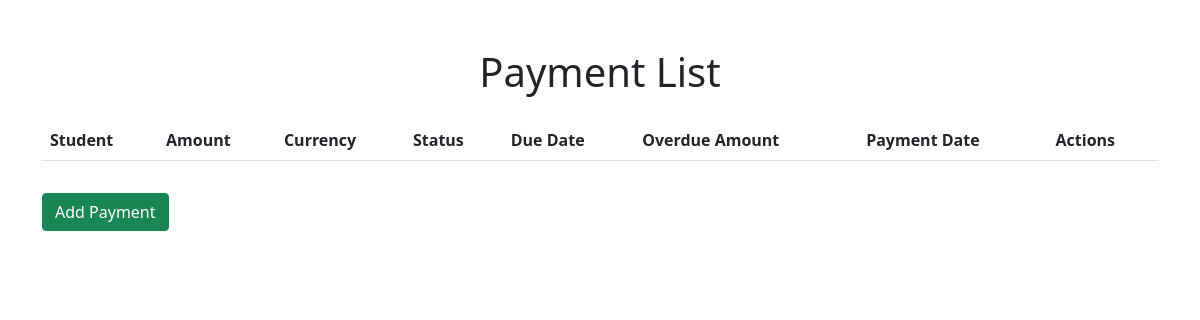
/payments/ (signed in), run on an earlier commit of the app's database.
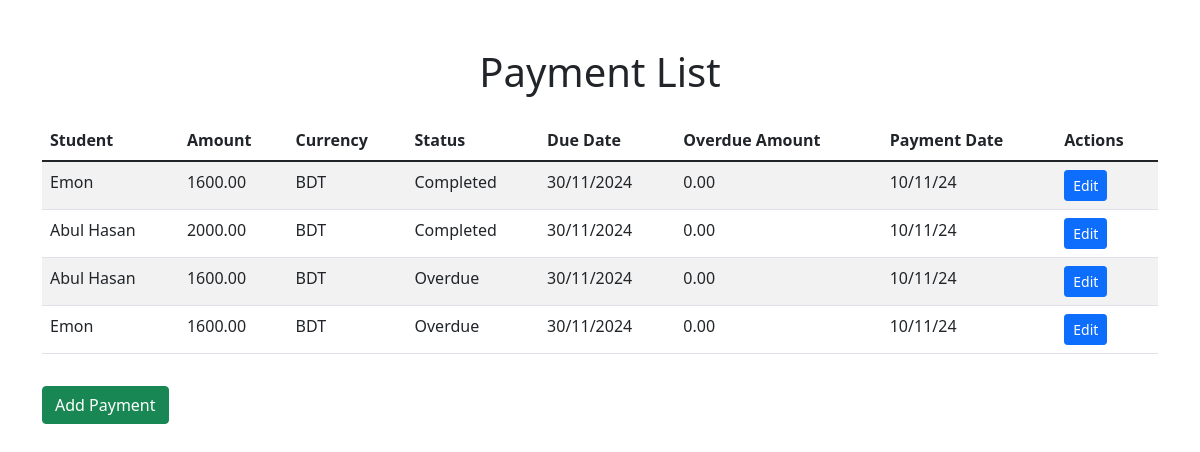
And on a later commit of the database.
### hostel/models.py (models this page shows, shortened)
class Payment(models.Model):
    student = models.ForeignKey(Student, on_delete=models.CASCADE)
    amount = models.DecimalField(max_digits=10, decimal_places=2)
    currency = models.CharField(max_length=3, default='BDT')
    status = models.CharField(max_length=20, choices=[('Pending', 'Pending'), (
        'Completed', 'Completed'), ('Overdue', 'Overdue')], default='Pending')
    payment_date = models.DateTimeField(auto_now_add=True)
    due_date = models.DateField(null=True, blank=True)
    is_due = models.BooleanField(default=False)
    overdue_amount = models.DecimalField(max_digits=10, decimal_places=2)
    reference = models.CharField(max_length=255, blank=True, null=True)

class Student(models.Model):
    name = models.CharField(max_length=100)
    email = models.EmailField(unique=True)
    contact_number = models.CharField(max_length=15)
    nid = models.CharField(max_length=15)
    room = models.ForeignKey(Room, on_delete=models.SET_NULL, null=True)
    def __str__(self):
        return self.name

### hostel/views.py (the view)
# urls.py: path('payments/', PaymentListView.as_view(), name='admin_payment_list'),
@method_decorator(login_required, name='dispatch')
class PaymentListView(ListView):
    model = Payment
    template_name = 'payments/admin_payment_list.html'
    context_object_name = 'payments'

### hostel/templates/payments/admin_payment_list.html (shortened to what this page needs)
<!DOCTYPE html>
<html lang="en">
  <head>
    <link href="https://cdn.jsdelivr.net/npm/bootstrap@5.1.3/dist/css/bootstrap.min.css" rel="stylesheet" />
  </head>
  <body>
    <div class="container mt-5">
      <h1 class="text-center mb-4">Payment List</h1>
      <table class="table table-striped">
        <thead>
          <tr>
            <th>Student</th>
            <th>Amount</th>
            <th>Currency</th>
            <th>Status</th>
            <th>Due Date</th>
            <th>Overdue Amount</th>
            <th>Payment Date</th>
            <th>Actions</th>
          </tr>
        </thead>
        <tbody>
          {% for payment in payments %}
            <tr class="{% if payment.is_due %}table-danger{% endif %}">
              <td>{{ payment.student }}</td>
              <td>{{ payment.amount }}</td>
              <td>{{ payment.currency }}</td>
              <td>{{ payment.status }}</td>
              <td>{{ payment.due_date|date:'d/m/Y' }}</td>
              <td>
                {% if payment.is_due %}
                  {{ payment.overdue_amount }}
                {% else %}
                  0.00
                {% endif %}
              </td>
              <td>{{ payment.payment_date|date:'d/m/y' }}</td>
              <td>
                <a href="{% url 'admin_edit_payment' payment.id %}" class="btn btn-primary btn-sm">Edit</a>
              </td>
            </tr>
          {% endfor %}
        </tbody>
      </table>
      <a href="{% url 'admin_add_payment' %}" class="btn btn-success mt-3">Add Payment</a>
    </div>
  </body>
</html>

What changed in the data, as far as the page shows it:
added Payment: student "Emon", amount "1600.00", currency "BDT", status "Completed", due_date "30/11/2024", is_due "0.00", payment_date "10/11/24"
added Payment: student "Abul Hasan", amount "2000.00", currency "BDT", status "Completed", due_date "30/11/2024", is_due "0.00", payment_date "10/11/24"
added Payment: student "Abul Hasan", amount "1600.00", currency "BDT", status "Overdue", due_date "30/11/2024", is_due "0.00", payment_date "10/11/24"
added Payment: student "Emon", amount "1600.00", currency "BDT", status "Overdue", due_date "30/11/2024", is_due "0.00", payment_date "10/11/24"
